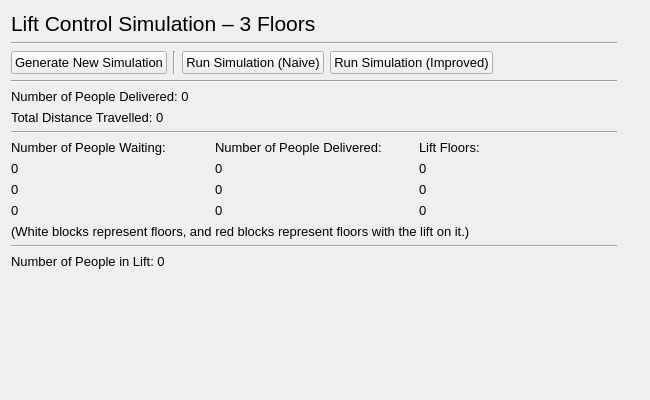
<?xml version="1.0" encoding="UTF-8"?>
<ui version="4.0">
 <class>mwindow_sim_3_floors</class>
 <widget class="QMainWindow" name="mwindow_sim_3_floors">
  <property name="geometry">
   <rect>
    <x>0</x>
    <y>0</y>
    <width>650</width>
    <height>400</height>
   </rect>
  </property>
  <property name="font">
   <font>
    <pointsize>10</pointsize>
   </font>
  </property>
  <property name="windowTitle">
   <string>Lift Control Simulation – 3 Floors</string>
  </property>
  <widget class="QWidget" name="central_widget">
   <widget class="QWidget" name="layoutWidget">
    <property name="geometry">
     <rect>
      <x>11</x>
      <y>11</y>
      <width>606</width>
      <height>366</height>
     </rect>
    </property>
    <layout class="QVBoxLayout" name="vert_layout_lift_control">
     <item>
      <widget class="QLabel" name="lbl_lift_control">
       <property name="font">
        <font>
         <pointsize>16</pointsize>
         <bold>false</bold>
        </font>
       </property>
       <property name="text">
        <string>Lift Control Simulation – 3 Floors</string>
       </property>
      </widget>
     </item>
     <item>
      <widget class="Line" name="hori_line_lift_control">
       <property name="orientation">
        <enum>Qt::Horizontal</enum>
       </property>
      </widget>
     </item>
     <item>
      <layout class="QHBoxLayout" name="hori_layout_nav">
       <item>
        <widget class="QPushButton" name="btn_generate_new_sim">
         <property name="text">
          <string>Generate New Simulation</string>
         </property>
        </widget>
       </item>
       <item>
        <widget class="Line" name="vert_line_buttons">
         <property name="orientation">
          <enum>Qt::Vertical</enum>
         </property>
        </widget>
       </item>
       <item alignment="Qt::AlignLeft">
        <widget class="QPushButton" name="btn_run_sim_naive">
         <property name="text">
          <string>Run Simulation (Naive)</string>
         </property>
        </widget>
       </item>
       <item>
        <widget class="QPushButton" name="btn_run_sim_improved">
         <property name="text">
          <string>Run Simulation (Improved)</string>
         </property>
        </widget>
       </item>
       <item>
        <spacer name="hori_spacer_nav">
         <property name="orientation">
          <enum>Qt::Horizontal</enum>
         </property>
         <property name="sizeHint" stdset="0">
          <size>
           <width>40</width>
           <height>20</height>
          </size>
         </property>
        </spacer>
       </item>
      </layout>
     </item>
     <item>
      <widget class="Line" name="hori_line_nav">
       <property name="orientation">
        <enum>Qt::Horizontal</enum>
       </property>
      </widget>
     </item>
     <item>
      <widget class="QLabel" name="lbl_num_delivered">
       <property name="text">
        <string>Number of People Delivered: 0</string>
       </property>
      </widget>
     </item>
     <item>
      <widget class="QLabel" name="lbl_distance_travelled">
       <property name="text">
        <string>Total Distance Travelled: 0</string>
       </property>
      </widget>
     </item>
     <item>
      <widget class="Line" name="hori_line_summary">
       <property name="orientation">
        <enum>Qt::Horizontal</enum>
       </property>
      </widget>
     </item>
     <item>
      <layout class="QGridLayout" name="grid_layout_sim">
       <item row="0" column="0">
        <widget class="QLabel" name="lbl_waiting_floors">
         <property name="font">
          <font>
           <pointsize>10</pointsize>
           <bold>false</bold>
          </font>
         </property>
         <property name="text">
          <string>Number of People Waiting:</string>
         </property>
        </widget>
       </item>
       <item row="2" column="0">
        <widget class="QLabel" name="lbl_waiting_1">
         <property name="text">
          <string>0</string>
         </property>
        </widget>
       </item>
       <item row="1" column="2">
        <widget class="QLabel" name="lbl_floor_2">
         <property name="text">
          <string>0</string>
         </property>
        </widget>
       </item>
       <item row="3" column="0">
        <widget class="QLabel" name="lbl_waiting_0">
         <property name="text">
          <string>0</string>
         </property>
        </widget>
       </item>
       <item row="2" column="1">
        <widget class="QLabel" name="lbl_delivered_1">
         <property name="text">
          <string>0</string>
         </property>
        </widget>
       </item>
       <item row="0" column="2">
        <widget class="QLabel" name="lbl_lift_floors">
         <property name="font">
          <font>
           <pointsize>10</pointsize>
           <bold>false</bold>
          </font>
         </property>
         <property name="text">
          <string>Lift Floors:</string>
         </property>
        </widget>
       </item>
       <item row="3" column="2">
        <widget class="QLabel" name="lbl_floor_0">
         <property name="text">
          <string>0</string>
         </property>
        </widget>
       </item>
       <item row="1" column="1">
        <widget class="QLabel" name="lbl_delivered_2">
         <property name="text">
          <string>0</string>
         </property>
        </widget>
       </item>
       <item row="0" column="1">
        <widget class="QLabel" name="lbl_delivered_floors">
         <property name="font">
          <font>
           <pointsize>10</pointsize>
           <bold>false</bold>
          </font>
         </property>
         <property name="text">
          <string>Number of People Delivered:</string>
         </property>
        </widget>
       </item>
       <item row="1" column="0">
        <widget class="QLabel" name="lbl_waiting_2">
         <property name="text">
          <string>0</string>
         </property>
        </widget>
       </item>
       <item row="3" column="1">
        <widget class="QLabel" name="lbl_delivered_0">
         <property name="text">
          <string>0</string>
         </property>
        </widget>
       </item>
       <item row="2" column="2">
        <widget class="QLabel" name="lbl_floor_1">
         <property name="text">
          <string>0</string>
         </property>
        </widget>
       </item>
      </layout>
     </item>
     <item>
      <widget class="QLabel" name="lbl_key">
       <property name="font">
        <font>
         <pointsize>10</pointsize>
         <italic>false</italic>
        </font>
       </property>
       <property name="text">
        <string>(White blocks represent floors, and red blocks represent floors with the lift on it.)</string>
       </property>
      </widget>
     </item>
     <item>
      <widget class="Line" name="hori_line_sim">
       <property name="orientation">
        <enum>Qt::Horizontal</enum>
       </property>
      </widget>
     </item>
     <item>
      <widget class="QLabel" name="lbl_num_in_lift">
       <property name="text">
        <string>Number of People in Lift: 0</string>
       </property>
      </widget>
     </item>
     <item>
      <widget class="QLabel" name="lbl_update">
       <property name="text">
        <string/>
       </property>
      </widget>
     </item>
     <item>
      <spacer name="vert_spacer">
       <property name="orientation">
        <enum>Qt::Vertical</enum>
       </property>
       <property name="sizeHint" stdset="0">
        <size>
         <width>20</width>
         <height>40</height>
        </size>
       </property>
      </spacer>
     </item>
    </layout>
   </widget>
  </widget>
 </widget>
 <resources/>
 <connections/>
</ui>
